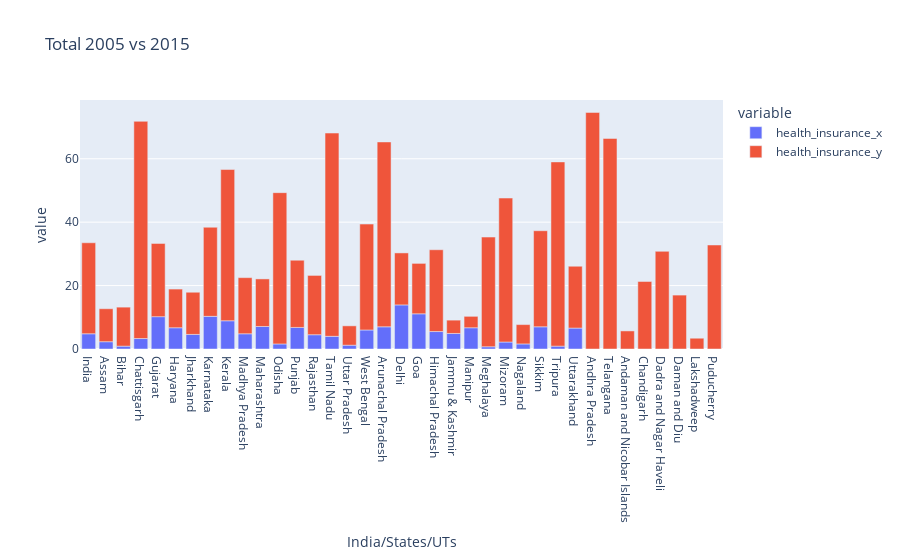

The notebook cell this image was saved under:
### Code cell
## NHFHS 3 & 4 Total
fig = px.bar(z_1_total, x="India/States/UTs", y=["health_insurance_x", "health_insurance_y"], title="Total 2005 vs 2015")
fig.show()

### Figure 1 — Plotly figure (JSON) as saved in the notebook; plotly's stock layout.template omitted (floating-point values rounded to 4 significant figures)
{"data": [{"alignmentgroup": "True", "hovertemplate": "variable=health_insurance_x<br>India/States/UTs=%{x}<br>value=%{y}<extra></extra>", "legendgroup": "health_insurance_x", "marker": {"color": "#636efa"}, "name": "health_insurance_x", "offsetgroup": "health_insurance_x", "orientation": "v", "showlegend": true, "textposition": "auto", "type": "bar", "x": ["India", "Assam", "Bihar", "Chattisgarh", "Gujarat", "Haryana", "Jharkhand", "Karnataka", "Kerala", "Madhya Pradesh", "Maharashtra", "Odisha", "Punjab", "Rajasthan", "Tamil Nadu", "Uttar Pradesh", "West Bengal", "Arunachal Pradesh", "Delhi", "Goa", "Himachal Pradesh", "Jammu & Kashmir", "Manipur", "Meghalaya", "Mizoram", "Nagaland", "Sikkim", "Tripura", "Uttarakhand", "Andhra Pradesh", "Telangana", "Andaman and Nicobar Islands", "Chandigarh", "Dadra and Nagar Haveli", "Daman and Diu", "Lakshadweep", "Puducherry"], "xaxis": "x", "y": [4.8, 2.3, 0.9, 3.3, 10.2, 6.7, 4.6, 10.3, 8.9, 4.8, 7.1, 1.6, 6.8, 4.5, 4, 1.2, 6, 7, 13.9, 11.1, 5.5, 4.9, 6.7, 0.7, 2.2, 1.6, 7, 0.9, 6.6, null, null, null, null, null, null, null, null], "yaxis": "y"}, {"alignmentgroup": "True", "hovertemplate": "variable=health_insurance_y<br>India/States/UTs=%{x}<br>value=%{y}<extra></extra>", "legendgroup": "health_insurance_y", "marker": {"color": "#EF553B"}, "name": "health_insurance_y", "offsetgroup": "health_insurance_y", "orientation": "v", "showlegend": true, "textposition": "auto", "type": "bar", "x": ["India", "Assam", "Bihar", "Chattisgarh", "Gujarat", "Haryana", "Jharkhand", "Karnataka", "Kerala", "Madhya Pradesh", "Maharashtra", "Odisha", "Punjab", "Rajasthan", "Tamil Nadu", "Uttar Pradesh", "West Bengal", "Arunachal Pradesh", "Delhi", "Goa", "Himachal Pradesh", "Jammu & Kashmir", "Manipur", "Meghalaya", "Mizoram", "Nagaland", "Sikkim", "Tripura", "Uttarakhand", "Andhra Pradesh", "Telangana", "Andaman and Nicobar Islands", "Chandigarh", "Dadra and Nagar Haveli", "Daman and Diu", "Lakshadweep", "Puducherry"], "xaxis": "x", "y": [28.7, 10.4, 12.3, 68.5, 23.1, 12.2, 13.3, 28.1, 47.7, 17.7, 15, 47.7, 21.2, 18.7, 64.1, 6.1, 33.4, 58.3, 16.4, 15.9, 25.8, 4.2, 3.6, 34.6, 45.4, 6.1, 30.3, 58.1, 19.5, 74.6, 66.4, 5.7, 21.3, 30.8, 17, 3.4, 32.8], "yaxis": "y"}], "layout": {"barmode": "relative", "legend": {"title": {"text": "variable"}, "tracegroupgap": 0}, "title": {"text": "Total 2005 vs 2015"}, "xaxis": {"anchor": "y", "domain": [0, 1], "title": {"text": "India/States/UTs"}}, "yaxis": {"anchor": "x", "domain": [0, 1], "title": {"text": "value"}}}}
